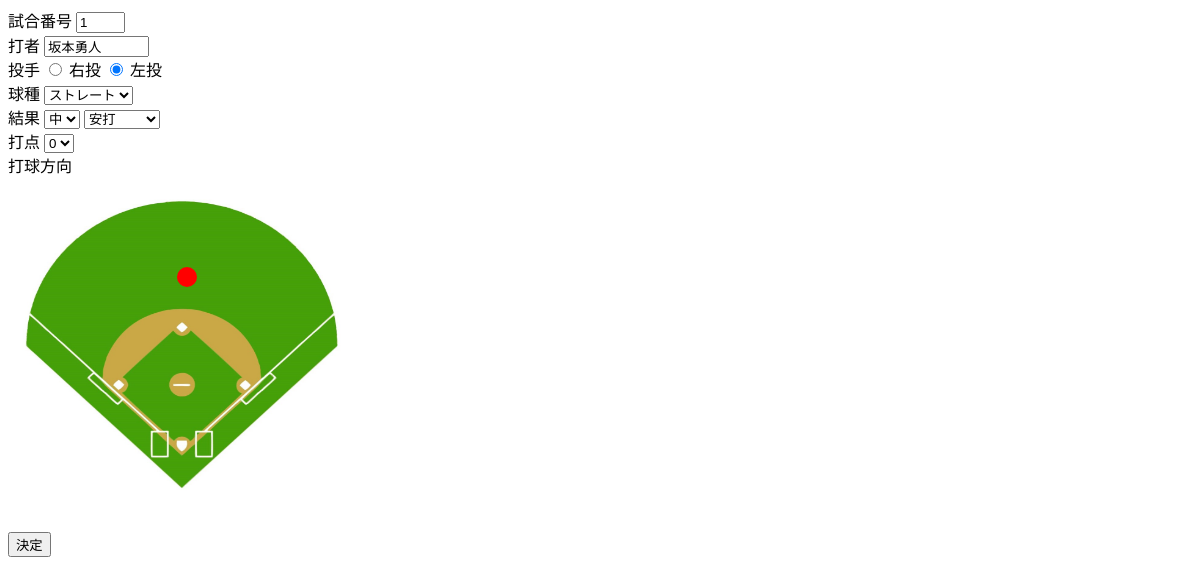
Before: /1/update (signed in) with the older database file.
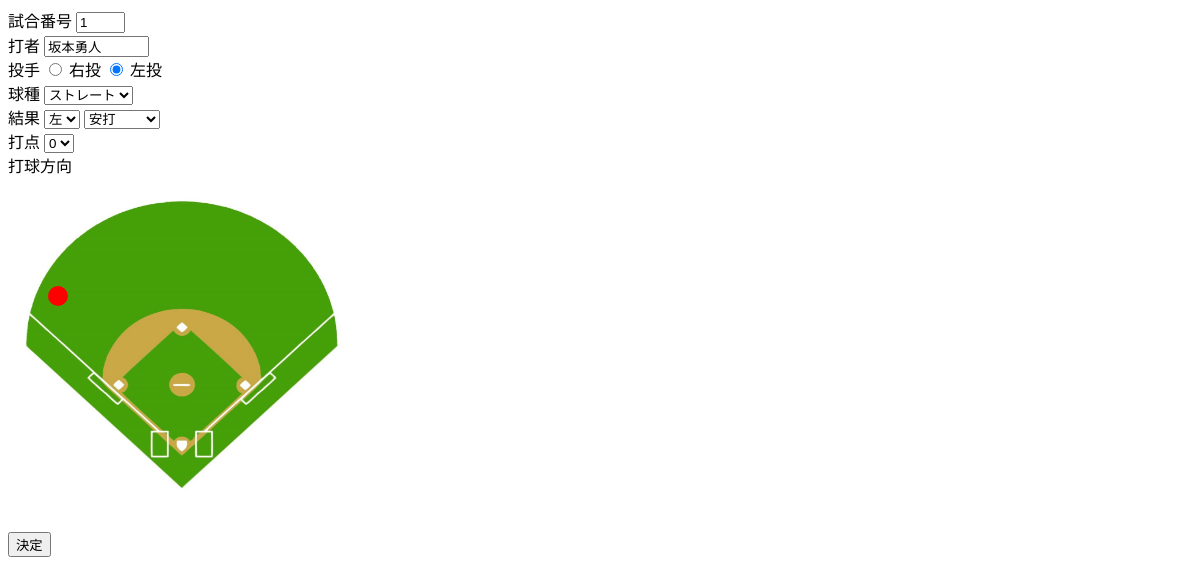
After: the same page with the newer database file.
### app.py (models this page shows)
class Bat(db.Model):
    __tablename__ = 'bat'
    id = db.Column(db.Integer, primary_key=True)
    user_id = db.Column(db.Integer, db.ForeignKey('user.id'), nullable=False)
    matchnumber=db.Column(db.String(10))
    BatterName = db.Column(db.String(10))
    hand = db.Column(db.String(3))
    PitchType = db.Column(db.String(10))
    place = db.Column(db.String(10))
    Result = db.Column(db.String(10))
    course = db.Column(db.String(1))
    x = db.Column(db.String(10))
    y = db.Column(db.String(10))
    RBI = db.Column(db.String(1))

### app.py (the view, shortened to what this page needs)
@app.route('/<int:id>/update', methods=['GET', 'POST'])
@login_required
def update(id):
    bat = Bat.query.get(id)
    if request.method == "GET":
        return render_template("update.html", bat=bat)

### app.py (called while the page is built)
@login_manager.user_loader
def load_user(user_id):
    return User.query.get(int(user_id))

### templates/update.html (shortened to what this page needs)
<!DOCTYPE html>
<html lang="ja">
<head>
    <link rel="stylesheet" href="{{url_for('static', filename='css/style.css')}}">
</head>
<body>
<form method="POST">
    <label for="matchnumber">試合番号</label>
    <input type="text" name="matchnumber" id="matchnumber" size="3" value="{{bat.matchnumber}}"><br>
    <label for="playerName">打者</label>
    <input type="text" id="playerName" name="BatterName" size="10" value="{{bat.BatterName}}" required><br>
    投手
    <label><input type="radio" name="hand" value="右投"{% if bat.hand == "右投" %}checked{% endif %}> 右投</label>
    <label><input type="radio" name="hand" value="左投"{% if bat.hand == "左投" %}checked{% endif %}> 左投</label><br>
    球種
    <select id="type-filter" name="PitchType">
        <option value="ストレート"{% if bat.PitchType == "ストレート" %}selected{% endif %}>ストレート</option>
    </select><br>
    結果
    <select name="place">
        <option value="左"{% if bat.place == "左" %} selected{% endif %}>左</option>
        <option value="中"{% if bat.place == "中" %} selected{% endif %}>中</option>
    </select>
    <select name="Result" required>
        <option value="安打"{% if bat.Result == "安打" %} selected{% endif %}>安打</option>
    </select><br>
    打点
        <select name="RBI">
            <option value="0"{% if bat.RBI == 0 %} selected{% endif %}>0</option>
        </select><br>
    打球方向<br>
    <div id="image-container">
        <img src="{{url_for('static', filename='images/ground.jpg')}}" alt="野球グラウンド" width="350" height="335">
        <div id="marker" class="marker"></div>
    </div>
    <input type="hidden" id="y" name="y" value="{{ bat.y }}"><br>
    <p>
    <button class="BattingResult" type="submit">決定</button>
    </p>
</form>
</body>
</html>

Changed rows visible on the page:
changed Bat "坂本勇人": place "中" → "左"
